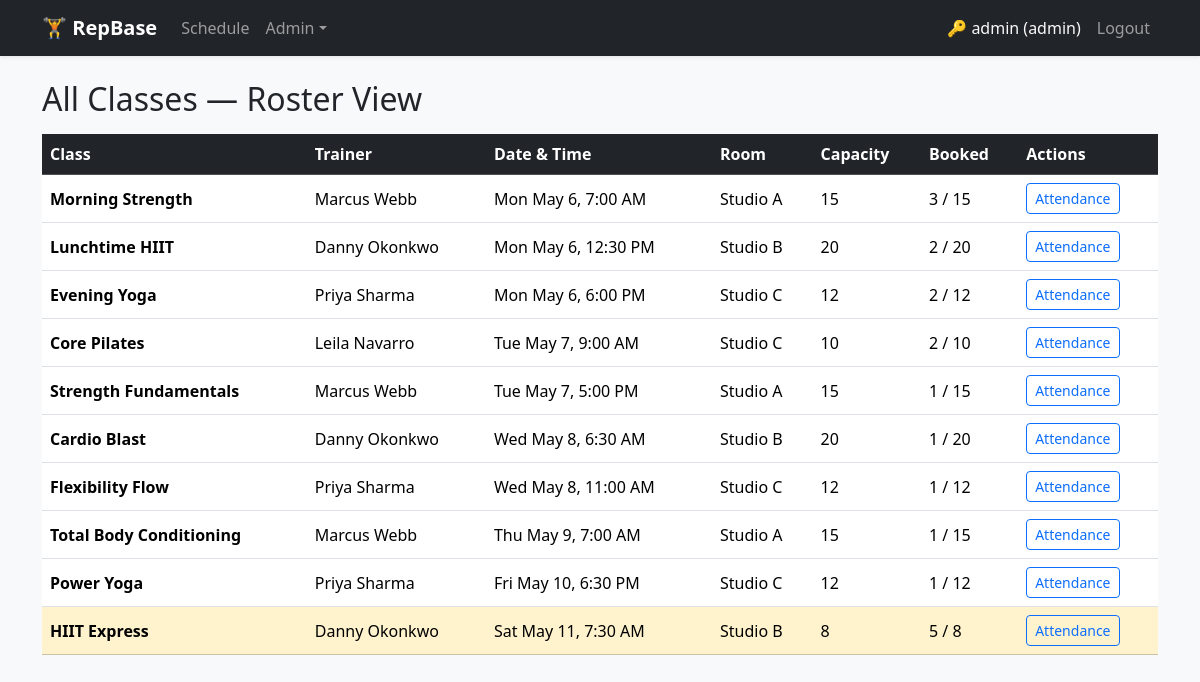
The page /trainer_roster.php (signed in) on the database its author committed.
### tables this page shows
CREATE TABLE class (
    Class_id   INT UNSIGNED AUTO_INCREMENT PRIMARY KEY,
    Title      VARCHAR(120)  NOT NULL,
    Trainer_id INT UNSIGNED  NOT NULL,
    StartsAt   DATETIME      NOT NULL,
    Capacity   INT UNSIGNED  NOT NULL DEFAULT 20,
    Room       VARCHAR(60)   DEFAULT NULL,
    CONSTRAINT fk_cl_trainer FOREIGN KEY (Trainer_id) REFERENCES trainer (Trainer_id) ON DELETE RESTRICT
);

CREATE TABLE trainer (
    Trainer_id INT UNSIGNED AUTO_INCREMENT PRIMARY KEY,
    Name       VARCHAR(120) NOT NULL,
    Specialty  VARCHAR(120) DEFAULT NULL
);

### trainer_roster.php (the view, shortened to what this page needs)
<?php
require_once __DIR__ . '/helpers.php';
$staff   = require_staff(['admin', 'trainer']);
$db      = db();
$staffId = $staff['id'];
$role    = $staff['role'];
if ($role === 'trainer') {
    $stmt = $db->prepare("SELECT Username FROM staff WHERE Staff_id = ?");
    $stmt->execute([$staffId]);
    $uname = $stmt->fetchColumn();
    $stmt = $db->prepare("
        SELECT * FROM trainer
        WHERE LOWER(REPLACE(Name, ' ', '.')) = LOWER(?)
        LIMIT 1
    ");
    $stmt->execute([$uname]);
    $trainer = $stmt->fetch();
    if ($trainer) {
        $tid = (int)$trainer['Trainer_id'];
        $stmt = $db->prepare("
            SELECT c.*,
                   COUNT(b.Booking_id) AS BookedCount
            FROM class c
            LEFT JOIN booking b ON b.Class_id = c.Class_id AND b.Status = 'booked'
            WHERE c.Trainer_id = ?
            GROUP BY c.Class_id
            ORDER BY c.StartsAt ASC
        ");
        $stmt->execute([$tid]);
        $classes = $stmt->fetchAll();
    } else {
        $classes = [];
    }
} else {
    $classes = $db->query("
        SELECT c.*, t.Name AS TrainerName,
               COUNT(b.Booking_id) AS BookedCount
        FROM class c
        JOIN trainer t ON t.Trainer_id = c.Trainer_id
        LEFT JOIN booking b ON b.Class_id = c.Class_id AND b.Status = 'booked'
        GROUP BY c.Class_id
        ORDER BY c.StartsAt ASC
    ")->fetchAll();
}
?>
<div class="container">
  <h2 class="mb-3">
    <?= $role === 'trainer' ? 'My Classes' : 'All Classes — Roster View' ?>
  </h2>
  <?php if (empty($classes)): ?>
    <p class="text-muted">No classes found.</p>
  <?php else: ?>
  <div class="table-responsive">
    <table class="table table-hover align-middle">
      <thead class="table-dark">
        <tr>
          <th>Class</th>
          <?php if ($role === 'admin'): ?><th>Trainer</th><?php endif; ?>
          <th>Date &amp; Time</th>
          <th>Room</th>
          <th>Capacity</th>
          <th>Booked</th>
          <th>Actions</th>
        </tr>
      </thead>
      <tbody>
        <?php foreach ($classes as $cl):
            $booked    = (int)$cl['BookedCount'];
            $cap       = (int)$cl['Capacity'];
            $remaining = $cap - $booked;
            $fullCls   = $remaining === 0 ? 'table-danger' : ($remaining <= 3 ? 'table-warning' : '');
        ?>
        <tr class="<?= $fullCls ?>">
          <td class="fw-semibold"><?= e($cl['Title']) ?></td>
          <?php if ($role === 'admin'): ?>
          <td><?= e($cl['TrainerName'] ?? '') ?></td>
          <?php endif; ?>
          <td><?= e(date('D M j, g:i A', strtotime($cl['StartsAt']))) ?></td>
          <td><?= e($cl['Room']) ?></td>
          <td><?= $cap ?></td>
          <td><?= $booked ?> / <?= $cap ?></td>
          <td>
            <a href="attendance.php?class_id=<?= (int)$cl['Class_id'] ?>"
               class="btn btn-sm btn-outline-primary">Attendance</a>
          </td>
        </tr>
        <?php endforeach; ?>
      </tbody>
    </table>
  </div>
  <?php endif; ?>
</div>

### styles.css (style rules this page uses)
body { background-color: #f8f9fa; }

### rows shown on the page
class: Title "Morning Strength", Trainer.Name "Marcus Webb", StartsAt "Mon May 6, 7:00 AM", Room "Studio A", Capacity "15", booked "3"
class: Title "Lunchtime HIIT", Trainer.Name "Danny Okonkwo", StartsAt "Mon May 6, 12:30 PM", Room "Studio B", Capacity "20", booked "2"
class: Title "Evening Yoga", Trainer.Name "Priya Sharma", StartsAt "Mon May 6, 6:00 PM", Room "Studio C", Capacity "12", booked "2"
class: Title "Core Pilates", Trainer.Name "Leila Navarro", StartsAt "Tue May 7, 9:00 AM", Room "Studio C", Capacity "10", booked "2"
class: Title "Strength Fundamentals", Trainer.Name "Marcus Webb", StartsAt "Tue May 7, 5:00 PM", Room "Studio A", Capacity "15", booked "1"
class: Title "Cardio Blast", Trainer.Name "Danny Okonkwo", StartsAt "Wed May 8, 6:30 AM", Room "Studio B", Capacity "20", booked "1"
class: Title "Flexibility Flow", Trainer.Name "Priya Sharma", StartsAt "Wed May 8, 11:00 AM", Room "Studio C", Capacity "12", booked "1"
class: Title "Total Body Conditioning", Trainer.Name "Marcus Webb", StartsAt "Thu May 9, 7:00 AM", Room "Studio A", Capacity "15", booked "1"
class: Title "Power Yoga", Trainer.Name "Priya Sharma", StartsAt "Fri May 10, 6:30 PM", Room "Studio C", Capacity "12", booked "1"
class: Title "HIIT Express", Trainer.Name "Danny Okonkwo", StartsAt "Sat May 11, 7:30 AM", Room "Studio B", Capacity "8", booked "5"

### other values the page prints
APP_NAME "RepBase"
$_SESSION['staff_username'] "admin"
$role "admin"
